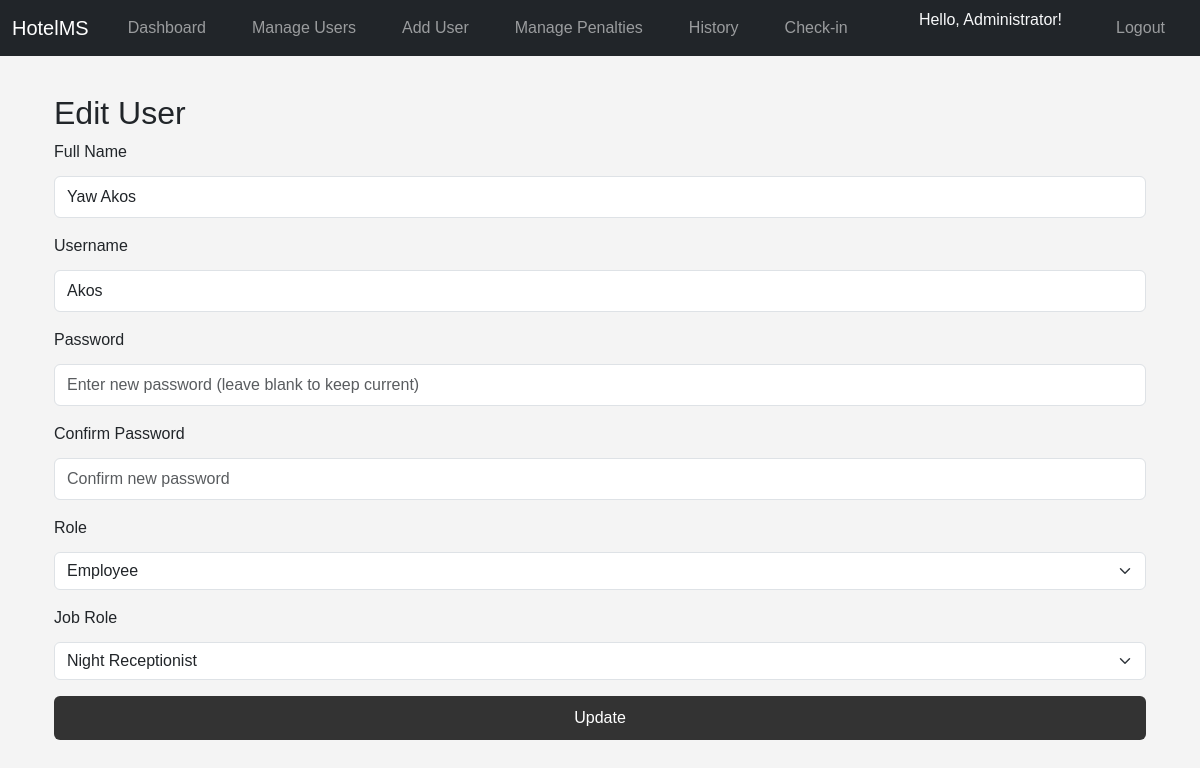
The page /edit_user/3 (signed in) on the database its author committed.
### models.py (models this page shows)
class User(UserMixin, db.Model):
    __tablename__ = 'users'
    id = db.Column(db.Integer, primary_key=True)
    full_name = db.Column(db.String(150), nullable=False)
    username = db.Column(db.String(150), unique=True, nullable=False)
    password = db.Column(db.String(150), nullable=False)
    role = db.Column(db.String(50), nullable=False)
    job_role = db.Column(db.String(50), nullable=True)  # New field for job role

### app.py (the view, shortened to what this page needs)
@app.route('/edit_user/<int:user_id>', methods=['GET', 'POST'])
@login_required
def edit_user(user_id):
    if current_user.role != 'manager':
        flash('Unauthorized access!', 'danger')
        return redirect(url_for('dashboard'))
    user = User.query.get_or_404(user_id)
    form = UserEditForm(obj=user)
    return render_template('edit_user.html', form=form, user=user)

### forms.py
class UserEditForm(FlaskForm):
    full_name = StringField('Full Name', validators=[DataRequired(), Length(min=2, max=150)])
    username = StringField('Username', validators=[DataRequired(), Length(min=4, max=150)])
    password = PasswordField('Password', validators=[Optional(), Length(min=6)])
    confirm_password = PasswordField('Confirm Password', validators=[Optional(), EqualTo('password')])
    role = SelectField('Role', choices=[('employee', 'Employee'), ('manager', 'Manager'), ('chairman', 'Chairman')], validators=[DataRequired()])
    job_role = SelectField('Job Role', choices=[
        ('DAY RECEPTIONIST', 'Day Receptionist'),
        ('THE CLEANER', 'The Cleaner'),
        ('HOUSE KEEPING', 'House Keeping'),
        ('NIGHT RECEPTIONIST', 'Night Receptionist')
    ], validators=[Optional()])
    submit = SubmitField('Update')

### app.py (called while the page is built)
@login_manager.user_loader
def load_user(user_id):
    return User.query.get(int(user_id))

### templates/edit_user.html (shortened to what this page needs)
{% extends "base.html" %}
{% block content %}
<div class="container mt-4">
    <h2>Edit User</h2>
    <form method="POST" action="{{ url_for('edit_user', user_id=user.id) }}">
        <div class="mb-3">
            {{ form.full_name.label(class="form-label") }}
            {{ form.full_name(class="form-control", placeholder="Enter full name") }}
        </div>
        <div class="mb-3">
            {{ form.username.label(class="form-label") }}
            {{ form.username(class="form-control", placeholder="Enter username") }}
        </div>
        <div class="mb-3">
            {{ form.password.label(class="form-label") }}
            {{ form.password(class="form-control", placeholder="Enter new password (leave blank to keep current)") }}
        </div>
        <div class="mb-3">
            {{ form.confirm_password.label(class="form-label") }}
            {{ form.confirm_password(class="form-control", placeholder="Confirm new password") }}
        </div>
        <div class="mb-3">
            {{ form.role.label(class="form-label") }}
            {{ form.role(class="form-select", id="role-select") }}
        </div>
        <div class="mb-3" id="job-role-field" style="display: none;">
            {{ form.job_role.label(class="form-label") }}
            {{ form.job_role(class="form-select") }}
        </div>
        <div class="d-grid">
            {{ form.submit(class="btn btn-primary") }}
        </div>
    </form>
</div>
{% endblock %}

### templates/base.html (shortened to what this page needs)
<!DOCTYPE html>
<html lang="en">
<head>
    <link href="https://cdn.jsdelivr.net/npm/bootstrap@5.3.0/dist/css/bootstrap.min.css" rel="stylesheet">
    <link href="{{ url_for('static', filename='css/styles.css') }}" rel="stylesheet">
</head>
<body>
    <nav class="navbar navbar-expand-lg navbar-dark bg-dark fixed-top">
        <div class="container-fluid">
            <a class="navbar-brand" href="{{ url_for('dashboard') }}">HotelMS</a>
            <div class="collapse navbar-collapse" id="navbarNavDropdown">
                {% if current_user.is_authenticated %}
                <ul class="navbar-nav me-auto mb-2 mb-lg-0">
                    {% if current_user.role != 'chairman' %}
                    <li class="nav-item">
                        <a class="nav-link{% if request.endpoint == 'dashboard' %} active{% endif %}" href="{{ url_for('dashboard') }}">Dashboard</a>
                    </li>
                    {% endif %}
                    {% if current_user.role == 'manager' %}
                    <li class="nav-item">
                        <a class="nav-link{% if request.endpoint == 'manage_users' %} active{% endif %}" href="{{ url_for('manage_users') }}">Manage Users</a>
                    </li>
                    <li class="nav-item">
                        <a class="nav-link{% if request.endpoint == 'register' %} active{% endif %}" href="{{ url_for('register') }}">Add User</a>
                    </li>
                    <li class="nav-item">
                        <a class="nav-link{% if request.endpoint == 'manage_penalties' %} active{% endif %}" href="{{ url_for('manage_penalties') }}">Manage Penalties</a>
                    </li>
                    <li class="nav-item">
                        <a class="nav-link{% if request.endpoint == 'history' %} active{% endif %}" href="{{ url_for('history') }}">History</a>
                    </li>
                    {% elif current_user.role == 'chairman' %}
                    <li class="nav-item">
                        <a class="nav-link{% if request.endpoint == 'chairman_dashboard' %} active{% endif %}" href="{{ url_for('chairman_dashboard') }}">Chairman Dashboard</a>
                    </li>
                    {% endif %}
                    {% if current_user.role != 'chairman' %}
                    <li class="nav-item">
                        <a class="nav-link{% if request.endpoint == 'checkin' %} active{% endif %}" href="{{ url_for('checkin') }}">Check-in</a>
                    </li>
                    {% endif %}
                </ul>
                <ul class="navbar-nav">
                    <li class="nav-item">
                        <span class="navbar-text text-light me-3">Hello, {{ current_user.full_name }}!</span>
                    </li>
                    <li class="nav-item">
                        <a class="nav-link" href="{{ url_for('logout') }}">Logout</a>
                    </li>
                </ul>
                {% else %}
                <ul class="navbar-nav ms-auto">
                    <li class="nav-item">
                        <a class="nav-link{% if request.endpoint == 'login' %} active{% endif %}" href="{{ url_for('login') }}">Login</a>
                    </li>
                </ul>
                {% endif %}
            </div>
        </div>
    </nav>
    <div class="container">
        {% block content %}{% endblock %}
    </div>
</body>
</html>

### static/css/styles.css (style rules this page uses)
body { font-family: Arial, sans-serif; margin: 0; padding: 0; background-color: #f4f4f4; }
nav ul { list-style: none; padding: 0; text-align: center; }
nav ul li { display: inline; margin: 0 15px; }
nav ul li a { color: #fff; text-decoration: none; }
form div { margin-bottom: 15px; }
input[type="text"], input[type="password"], select, input[type="number"] { width: 100%; padding: 8px 12px; margin: 4px 0; box-sizing: border-box; }
input[type="submit"], button { background-color: #333; color: white; padding: 10px 20px; border: none; cursor: pointer; }

### templates/base.html (style rules this page uses)
body { padding-top: 70px; }

### rows shown on the page
User: full_name "Administrator"
User: full_name "Yaw Akos", username "Akos", role "Employee", job_role "Night Receptionist"
